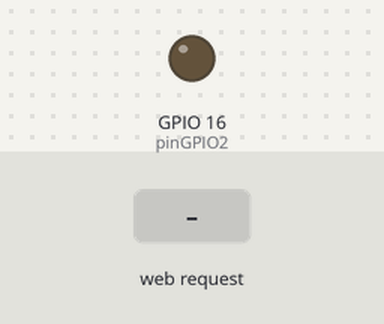
Simulated run of this sketch. Board: ESP8266 (NodeMCU). On the bench: output pins drawn as LEDs (lit = HIGH). Inputs (shaded band) come from the test bench. WiFi joins after 1.5 s; servers stay silent unless stated; storage starts empty; what the sketch prints to the serial monitor is not drawn.

Above: at 2.8 s.
2.9 s: HTTP request GET /LED=OFF received
At 3.7 s:
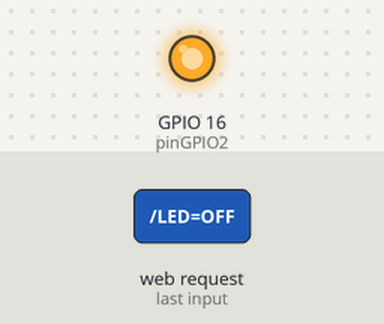
4.4 s: HTTP request GET /LED=DIM received
At 4.9 s:
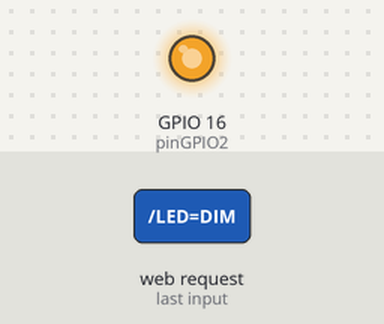
5.9 s: HTTP request GET /LED=ON received
At 7.3 s:
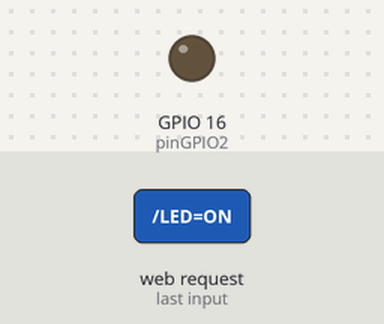
Timing chart, 0 to 8.9 s (numbered marks = the images above; inputs shaded):
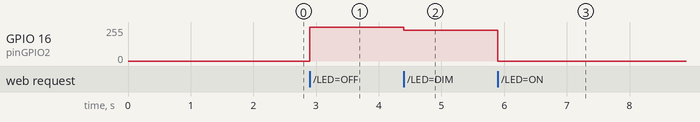

Measured:
- after the input at 2.9 s, GPIO 16 (pinGPIO2): 0/255 → 255/255 at once
- after the input at 4.4 s, GPIO 16 (pinGPIO2): 255/255 → 229/255 at once
- after the input at 5.9 s, GPIO 16 (pinGPIO2): 229/255 → 0/255 at once

The sketch:

ESP8266_LED_SD_Control.ino
```cpp
/*
  This is a demo of ESP8266 WiFi Module in standalone mode (without Arduino) controlling an LED via a Web page.
  This code also demostrates that PWM is available on the ESP8266, so we can dim the LED.
  Analog Input is available on the ESP8266 but this pin is not wired up on ESP-01 board.
  The ESP can also support interrupts.

  This demo uses the Arduino IDE and the Arduino Boards Manager to upload the program to the ESP2866 with an FTDI Programmer.
  N.B. This overwrites any Firmware that was previously on the ESP8266.

  See: http://www.instructables.com/id/ESP8266-WiFi-Module-for-Dummies/ for the details on how to set the board up and upload the code to the ESP8266
  Also see: http://www.instructables.com/id/The-Simple-Guide-to-Flashing-Your-ESP8266-Firmware/
*/

// Include the ESP8266 Library. This library is automatically provided by the ESP8266 Board Manager and does not need to be installed manually.
#include <SPI.h>
#include <SD.h>
#include <ESP8266WiFi.h>

String codeVersion = "Version 1.0  Aug 2016 by TonesB";

// WiFi Router Login - change these to your router settings
//char* SSID = "No mind the dog, beware of owner";
//char* password = "20460701";

// Setup GPIO2
int pinGPIO2 = 16; //To control LED
int ledStatus = 0; //0=off,1=on,2=dimmed

// Create the ESP Web Server on port 80
WiFiServer WebServer(80);
// Web Client
WiFiClient client;

void setup() {
  Serial.begin(9600);
  delay(10);
  Serial.println();
  Serial.println();
  Serial.println(codeVersion);

  // Setup the GPIO2 LED Pin - this demo also uses PWM to dim the LED.
  pinMode(pinGPIO2, OUTPUT);
  digitalWrite(pinGPIO2, LOW);
  ledStatus = 0;

  Serial.println();

  // Connect to WiFi network
  if (!SD.begin(4)) {
    Serial.println("Carte SD introuvable");
    return;
  }
  Serial.println("Carte SD installee");

  char* SSID=Lecture_fichier("/ssid2.txt");

  char* password=Lecture_fichier("/passe2.txt");

  WiFi.disconnect();
  WiFi.mode(WIFI_STA);
  Serial.print("Connexion sur ");
  Serial.println(SSID);
  Serial.println(password);
  WiFi.begin(SSID, password);

  while (WiFi.status() != WL_CONNECTED) {
    delay(500);
    Serial.print(".");
  }
  Serial.println("");
  Serial.println("connection sur Wifi realisee");

  // Start the Web Server
  WebServer.begin();
  Serial.println("Serveur WEB installe");

  // Print the IP address
  Serial.print("Vous pouvez vous connecter avec IP : ");
  Serial.print("http://");
  Serial.print(WiFi.localIP());
  Serial.println("/");
}

void loop() {
  // Check if a user has connected
  client = WebServer.available();
  if (!client) {//restart loop
    return;
  }

  // Wait until the user sends some data
  Serial.println("Nouvel utilisateur");
  while (!client.available()) {
    delay(1);
  }

  // Read the first line of the request
  String request = client.readStringUntil('\r\n');
  Serial.println(request);
  client.flush();

  // Process the request:
  if (request.indexOf("/LED=ON") != -1) {
    analogWrite(pinGPIO2, 0);
    ledStatus = 1;
  }
  if (request.indexOf("/LED=OFF") != -1) {
    analogWrite(pinGPIO2, 1023);
    ledStatus = 0;
  }
  if (request.indexOf("/LED=DIM") != -1) {
    analogWrite(pinGPIO2, 922);
    ledStatus = 2;
  }

  // Return the response
  client.println("HTTP/1.1 200 OK");
  client.println("Content-Type: text/html; charset=UTF-8");
  client.println("");
  client.println("<!DOCTYPE HTML>");
  client.println("<html>");
  client.println("<head>");
  client.println("<title>ESP8266 Demo</title>");
  client.println("</head>");
  client.println("<body>");
  client.println("<a href=\"/\">Refresh Status</a>");
  client.println("</br></br>");

  //check the LED status
  if (ledStatus == 0) {
    client.print("LED is Off</br>");
    client.println("Turn the LED <a href=\"/LED=ON\">ON</a></br>");
    client.println("Set LED to <a href=\"/LED=DIM\">DIM</a></br>");
  } else if (ledStatus == 1) {
    client.print("LED is On</br>");
    client.println("Turn the LED <a href=\"/LED=OFF\">OFF</a></br>");
    client.println("Set LED to <a href=\"/LED=DIM\">DIM</a></br>");
  } else if (ledStatus == 2) {
    client.print("LED is Dimmed</br>");
    client.println("Turn the LED <a href=\"/LED=OFF\">OFF</a></br>");
    client.println("Turn the LED <a href=\"/LED=ON\">ON</a></br>");
  }

  client.println("</br>");
  client.println("<a href=\"http://www.instructables.com/id/ESP8266-WiFi-Module-for-Dummies/\" target=\"_blank\">See the Instructables Page: ESP8266 WiFi Module for Dummies</a></br>");
  client.println("<a href=\"http://www.instructables.com/id/The-Simple-Guide-to-Flashing-Your-ESP8266-Firmware/\" target=\"_blank\">See the Instructables Page: The Simple Guide to Flashing Your ESP8266 Firmware</a></br>");

  client.println("</br>");
  client.println("</body>");
  client.println("</html>");

  delay(1);
  Serial.println("Utilisateur deconnecte");
  Serial.println("");

}
```

Lecture_fichier.ino
```cpp
char* Lecture_fichier(String Lire)
{
  File Fichier=SD.open(Lire, FILE_READ);

  if (Fichier==0)
  {
    Serial.println("Fichier absent dans la carte SD");
  }

  String Lecture=Fichier.readString();

  byte Longueur=Lecture.length()+1;

  char* Obtenu;

  Lecture.toCharArray(Obtenu,Longueur);

  Fichier.close();

  Serial.println(Lecture);

  Serial.println(Longueur);

  return Obtenu;
}
```
